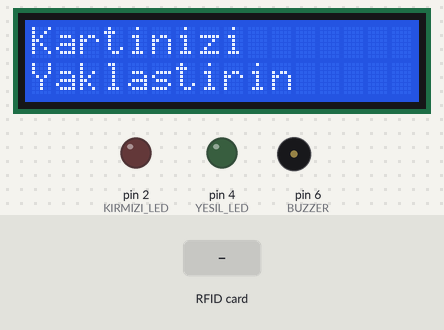
Recording of a sketch running on a simulated Arduino Uno, built with avr-gcc and run on an emulated ATmega328P. On the bench: 16×2 character LCD, output pins drawn as LEDs (lit = HIGH), buzzer (waves = sounding, pin HIGH). Inputs (shaded band) come from the test bench. Pins used as bus, display or sensor lines are not drawn; what the sketch prints to the serial monitor is not drawn.

Above: at 1.3 s.
1.4 s: RFID card 5E 7A 19 C4 held to the reader
At 1.7 s:
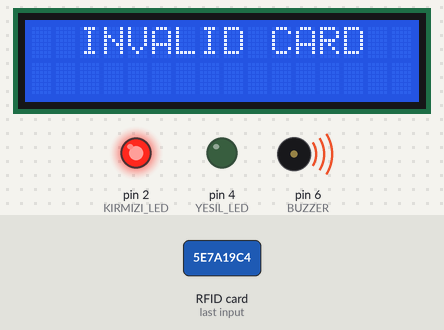
At 2.3 s:
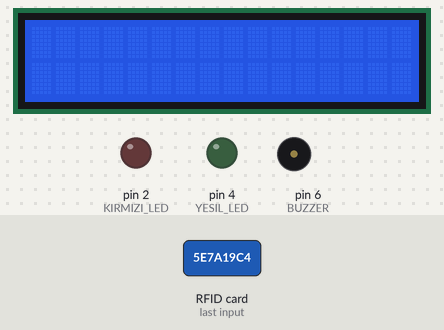
Timing chart, 0 to 4.4 s (numbered marks = the images above; inputs shaded):
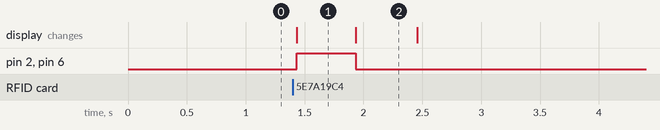

Measured:
- after the input at 1.4 s, pin 2 (KIRMIZI_LED), pin 6 (BUZZER): LOW → HIGH at once, → LOW 0.50 s later; the display: changes at once (image 1)
- what the display in image 1 shows lasts 0.5 s, from 1.4 s to 1.9 s

The sketch:

ArduinoRfidExample.ino
```cpp
//The I2C 2x16 LCD Screen connections should be default. GND -> GND. Vcc -> 5V. SDA -> A4. SCL -> A5.

#include <SPI.h>
#include <MFRC522.h>
const byte YESIL_LED = 4; //Green LED to Digital 4 pin
const byte KIRMIZI_LED = 2; //Red LED to Digital 2 pin
const byte BUZZER = 6; //Buzzer to Digital 6 pin

#include <LiquidCrystal_I2C.h>
#include <Wire.h>

LiquidCrystal_I2C lcd(0x27, 16, 2);

MFRC522 rfid(10, 9);
byte Kart[4] = {189,72,219,43}; //Change this Card ID with yours.
boolean Yetki;
void setup()
{
  Serial.begin(9600);
  pinMode(KIRMIZI_LED, OUTPUT);
  pinMode(YESIL_LED, OUTPUT);
  pinMode(BUZZER, OUTPUT);
  SPI.begin();
  rfid.PCD_Init();
  lcd.init();
  lcd.backlight();
  lcd.clear();
  lcd.print("Kartinizi");
  lcd.setCursor(0,1);
  lcd.print("Yaklastirin");
}
void loop()
{
  Yetki = true;
  if ( rfid.PICC_IsNewCardPresent())
  {
    if ( rfid.PICC_ReadCardSerial())
    { Serial.print("Okunan Kart ID: ");
     Serial.print(rfid.uid.uidByte[0]);
     Serial.print(",");
     Serial.print(rfid.uid.uidByte[1]);
     Serial.print(",");
     Serial.print(rfid.uid.uidByte[2]);
     Serial.print(",");
     Serial.println(rfid.uid.uidByte[3]);
    }
    for (int i = 0; i < 4; i++)
    {
      if (rfid.uid.uidByte[i] != Kart[i])
      {
        Yetki = false;
      }
    }
    if (Yetki == true)
    {
      Serial.println("Yetki Onaylandi...");
      lcd.clear();
      lcd.print("BarkinSarikartal"); //Write your name or whatever you want. This is the authorized name.
      lcd.setCursor(2,1);
      lcd.print("Hos Geldiniz");
      digitalWrite(YESIL_LED, HIGH);
      delay(1000);
      lcd.clear();
      digitalWrite(YESIL_LED, LOW);
      digitalWrite(BUZZER, HIGH);
      delay(50);
      digitalWrite(BUZZER, LOW);
      delay(50);
      digitalWrite(BUZZER, HIGH);
      delay(50);
      digitalWrite(BUZZER, LOW);
      delay(500);
      lcd.print("Kartinizi");
      lcd.setCursor(0,1);
      lcd.print("Yaklastirin");
    }
    else
    {
      Serial.println("Yetki Onaylanmadi...");
      lcd.clear();
      lcd.setCursor(2,0);
      lcd.print("INVALID CARD");
      digitalWrite(KIRMIZI_LED, HIGH);
      digitalWrite(BUZZER, HIGH);
      delay(500);
      lcd.clear();
      digitalWrite(KIRMIZI_LED, LOW);
      digitalWrite(BUZZER, LOW);
      delay(500);
      lcd.print("Kartinizi");
      lcd.setCursor(0,1);
      lcd.print("Yaklastirin");
    }
    //rfid.PICC_HaltA();
  }
}
```
